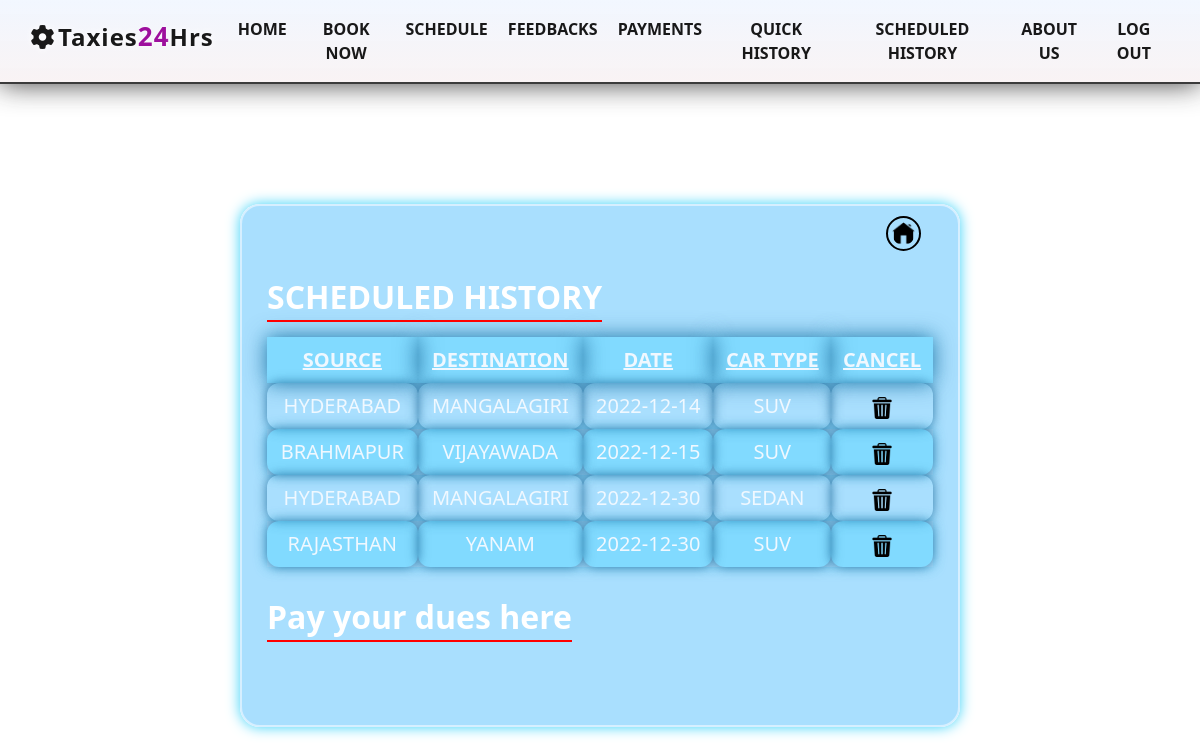
/history/ (signed in), run on an earlier commit of the app's database.
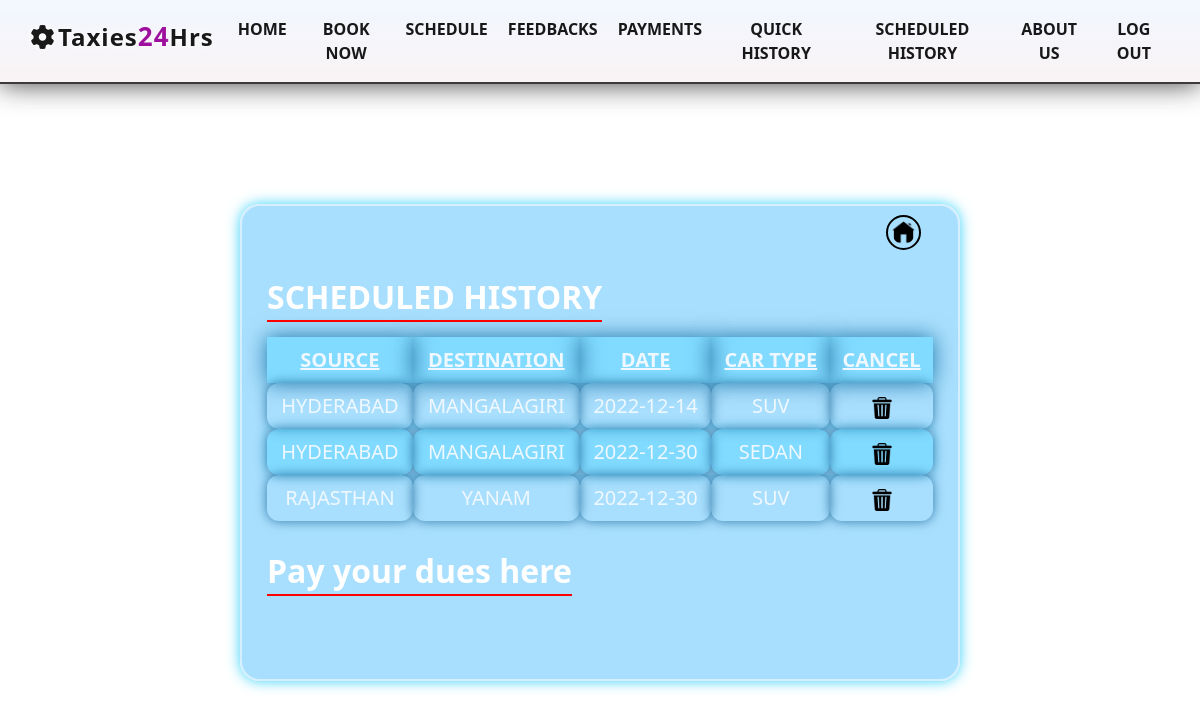
And on a later commit of the database.
### Rentals/models.py (models this page shows, shortened)
class BookedForLater(models.Model):
    user_name = models.CharField(max_length=200)
    source = models.CharField(max_length=200)
    destination = models.CharField(max_length=200)
    date = models.CharField(max_length=30)
    time = models.CharField(max_length=30)
    cartype = models.CharField(max_length=100)
    phone = models.CharField(max_length=13)

### Rentals/views.py (the view)
# urls.py: path('history/', views.BookingHistory, name='history'),
def BookingHistory(request):
    if request.user.is_authenticated:
        if request.user.is_staff == True:
            travel_list = BookedForLater.objects.all()
        else:
            username = request.user.username
            travel_list = BookedForLater.objects.filter(user_name=username)
        return render(request, 'Rentals/history.html', {'travel_list': travel_list})
    messages.error(request, 'Please, Login First!')
    return redirect('/')

### Rentals/templates/Rentals/history.html (shortened to what this page needs)
{% extends 'base.html' %}
{% block body %}
<div class="historytable">
    <a href="/"><img src="/static/styles/Images&Gifs/homeico.png" class="homemin"></a>
      <h1>SCHEDULED HISTORY</h1>
      <table>
      <tr>
        <th>SOURCE</th>
        <th>DESTINATION</th>
        <th>DATE</th>
        <th>CAR TYPE</th>
        <th>Cancel</th>
      </tr>
      {% for i in travel_list %}
      <tr>
        <td>{{i.source}}</td>
        <td>{{i.destination}}</td>
        <td>{{i.date}}</td>
        <td>{{i.cartype}}</td>
        <td><a href="delete/{{ i.id }}"><img src="/static/styles/Images&Gifs/bin.png" class="delbin"></a></td>
      </tr>
      {% endfor %}
      </table>
      <h1 class="payment">Pay your dues here </h1><form><script src="https://checkout.razorpay.com/v1/payment-button.js" data-payment_button_id="pl_KnLeWBdEYw7nhW" async> </script> </form>
  </div>
{% endblock body %}

### Rentals/templates/base.html (shortened to what this page needs)
<!DOCTYPE html>
<html lang="en">
  <head>
    <link rel="stylesheet" href="/static/styles/homestyle.css" />
    <link rel="stylesheet" href="/static/styles/about.css" />
    <link
      href="https://cdn.jsdelivr.net/npm/bootstrap@5.2.2/dist/css/bootstrap.min.css"
      rel="stylesheet"
    />
  </head>
  <body>
    <nav class="navbar navbar-expand-lg" id="myHeader">
      <div class="container-fluid">
        <a class="navbar-brand" href="/"
          ><h1><i class="fa fa-cog fa-spin fa-3x fa-fw" aria-hidden="true"></i>Taxies<span>24</span>Hrs</h1></a>
        <div class="collapse navbar-collapse" id="navbarSupportedContent">
          <ul class="navbar-nav me-auto mb-1 mb-lg-0">
            <li class="nav-item hover-underline-animation">
              <a class="nav-link active" aria-current="page" href="/"
                ><b>HOME</b></a
              >
            </li>
            <li class="hover-underline-animation">
              <a class="nav-link active " href="/ridenow"><b>BOOK NOW</b></a>
            </li>
            <li class="hover-underline-animation">
              <a class="nav-link active" href="/schedule"><b>SCHEDULE</b></a>
            </li>
            <li class="hover-underline-animation">
              <a class="nav-link active" href="/feedback"><b>FEEDBACKS</b></a>
            </li>
            &nbsp; {% if user.is_authenticated %}
            <li class="hover-underline-animation">
              <a class="nav-link active" href="https://rzp.io/l/eddJGwQJc"
                ><b>PAYMENTS</b></a
              >
            </li>
            {% else %}
            <li class="hover-underline-animation">
              <a class="nav-link active" href=""><b>PAYMENTS</b></a>
            </li>
            {% endif %} &nbsp;
            <li class="hover-underline-animation">
              <a class="nav-link active" href="/quickhistory"
                ><b>QUICK HISTORY</b></a
              >
            </li>
            <li class="hover-underline-animation">
              <a class="nav-link active" href="/history"
                ><b>SCHEDULED HISTORY</b></a
              >
            </li>
            <li class="hover-underline-animation">
              <a class="nav-link active" href="/aboutus"><b>ABOUT US</b></a>
            </li>
            &nbsp; {% if user.is_authenticated %}
            <li class="hover-underline-animation">
              <a class="nav-link active" href="/loginout"><b>LOG OUT</b></a>
            </li>
            {% else %}
            <li class="hover-underline-animation">
              <a class="nav-link active" href="/loginout"><b>LOG IN</b></a>
            </li>
            {% endif %}
          </ul>
        </div>
      </div>
    </nav>
     {% block body %} {% endblock body %}
  </body>
</html>

### Rentals/static/styles/homestyle.css (style rules this page uses)
* { margin: 0; padding: 0; }
html { box-sizing: border-box; scroll-behavior: smooth; }
#myHeader { background-image: linear-gradient(to top, #f3e7e97d 0%, #e3eeff7a 99%, #e3eeff70 100%); box-shadow: 0 0 27px rgb(65, 65, 65); width: 100%; padding: 12px 16px; z-index: 12; backdrop-filter: blur(12px); border-bottom: 2px solid rgb(59, 59, 59); }
body { margin: 0; background: url(/static/styles/Images&Gifs/hmbg.jpg) no-repeat center center fixed; background-size: cover; overflow-x: hidden; font-family: "Poppins", sans-serif; }
.navbar ul { margin-left: auto; margin-right: 0; }
.navbar li { text-align: center; display: inline-block; }
.navbar-brand h1 { letter-spacing: 1px; font-size: 24px; font-weight: 750; text-shadow: 0 0 6px white; }
.navbar-brand i { font-size: 24px; }
.navbar-brand span { font-size: 26px; color: rgb(157, 15, 157); text-shadow: 0 0 2px rgb(255, 255, 255); }
.hover-underline-animation { display: inline-block; position: relative; }
.hover-underline-animation:after { content: ''; position: absolute; width: 100%; transform: scaleX(0); height: 4px; bottom: 0; left: 0; background-color: #ffffff; transform-origin: bottom right; transition: transform 0.25s ease-out; }
.navbar li a { text-decoration: none; padding: 5px 6px; }
.homemin { border: 2px solid black; padding: 4px; width: 35px; border-radius: 20px; position: absolute; left: 90%; top: 2%; }
.historytable { margin: auto; margin-top: 10%; box-shadow: 0 0 14px #39d2f8; backdrop-filter: blur(4px); width: 60%; min-width: fit-content; font-size: 20px; padding: 68px 25px; background-color: rgba(55, 180, 252, 0.428); color: rgb(255, 255, 255); border: 2px solid #d6efff; border-radius: 20px; }
.payment { padding: 6px; margin-top: 4%; }
.historytable h1 { font-weight: bold; color: rgb(255, 255, 255); display: inline-block; font-size: 32px; border-bottom: 2px solid rgb(255, 0, 0); margin-bottom: 15px; padding: 4px 0; }
table { text-transform: uppercase; color: aliceblue; text-align: center; border-collapse: collapse; width: 100%; }
td { box-shadow: 0 0 12px #126091cf; text-align: center; border-radius: 12px; border: 1px solid #5abdff; padding: 8px; }
th { box-shadow: 0 0 22px #126091cf; text-decoration: underline; border: 3px solid #5abdff; padding: 8px; }
tr:nth-child(odd) { background-color: #3aceff5b; box-shadow: 0 0 12px #3aceff5b; }
.delbin { width: 22px; }

### Rentals/static/styles/about.css (style rules this page uses)
* { margin: 0; padding: 0; }
body { max-width: 100dvw; overflow-x: hidden; z-index: -999; margin: 0; font-family: "Poppins", sans-serif; -webkit-font-smoothing: antialiased; -moz-osx-font-smoothing: grayscale; }
*, *:before, *:after { box-sizing: inherit; }

What changed in the data, as far as the page shows it:
removed BookedForLater: source "BRAHMAPUR", destination "VIJAYAWADA", date "2022-12-15", cartype "SUV"
